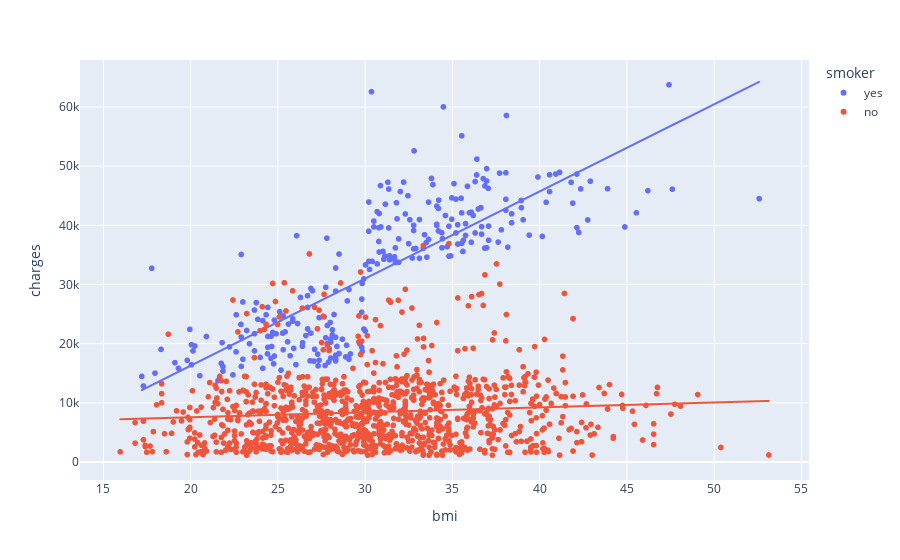

Source (notebook cell):
### Code cell
import plotly.express as px

df_insurance = insurance
fig = px.scatter(df_insurance, x="bmi", y="charges", color = "smoker", trendline="ols")
fig.show()

### Figure 1 — Plotly figure (JSON) as saved in the notebook; plotly's stock layout.template omitted (floating-point values rounded to 4 significant figures; data arrays with more than 128 entries replaced by an {"elided": "..."} marker saying what was removed)
{"data": [{"hovertemplate": "smoker=yes<br>bmi=%{x}<br>charges=%{y}<extra></extra>", "legendgroup": "yes", "marker": {"color": "#636efa", "symbol": "circle"}, "mode": "markers", "name": "yes", "showlegend": true, "type": "scattergl", "x": {"elided": "274 float values"}, "xaxis": "x", "y": {"elided": "274 float values"}, "yaxis": "y"}, {"hovertemplate": "<b>OLS trendline</b><br>charges = 1473.11 * bmi + -13186.6<br>R<sup>2</sup>=0.650411<br><br>smoker=yes<br>bmi=%{x}<br>charges=%{y} <b>(trend)</b><extra></extra>", "legendgroup": "yes", "marker": {"color": "#636efa", "symbol": "circle"}, "mode": "lines", "name": "yes", "showlegend": false, "type": "scattergl", "x": {"elided": "274 float values"}, "xaxis": "x", "y": {"elided": "274 float values"}, "yaxis": "y"}, {"hovertemplate": "smoker=no<br>bmi=%{x}<br>charges=%{y}<extra></extra>", "legendgroup": "no", "marker": {"color": "#EF553B", "symbol": "circle"}, "mode": "markers", "name": "no", "showlegend": true, "type": "scattergl", "x": {"elided": "1064 float values"}, "xaxis": "x", "y": {"elided": "1064 float values"}, "yaxis": "y"}, {"hovertemplate": "<b>OLS trendline</b><br>charges = 83.3506 * bmi + 5879.42<br>R<sup>2</sup>=0.007062<br><br>smoker=no<br>bmi=%{x}<br>charges=%{y} <b>(trend)</b><extra></extra>", "legendgroup": "no", "marker": {"color": "#EF553B", "symbol": "circle"}, "mode": "lines", "name": "no", "showlegend": false, "type": "scattergl", "x": {"elided": "1064 float values"}, "xaxis": "x", "y": {"elided": "1064 float values"}, "yaxis": "y"}], "layout": {"legend": {"title": {"text": "smoker"}, "tracegroupgap": 0}, "margin": {"t": 60}, "xaxis": {"anchor": "y", "domain": [0, 1], "title": {"text": "bmi"}}, "yaxis": {"anchor": "x", "domain": [0, 1], "title": {"text": "charges"}}}}
